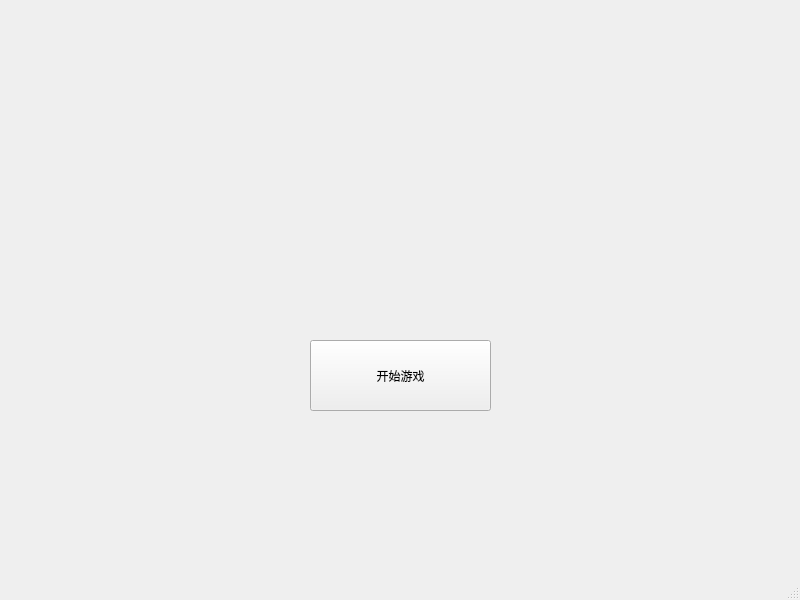
<?xml version="1.0" encoding="UTF-8"?>
<ui version="4.0">
 <class>MainWindow</class>
 <widget class="QMainWindow" name="MainWindow">
  <property name="geometry">
   <rect>
    <x>0</x>
    <y>0</y>
    <width>800</width>
    <height>600</height>
   </rect>
  </property>
  <property name="windowTitle">
   <string>MainWindow</string>
  </property>
  <widget class="QWidget" name="centralwidget">
   <widget class="QPushButton" name="pushButton">
    <property name="geometry">
     <rect>
      <x>310</x>
      <y>340</y>
      <width>181</width>
      <height>71</height>
     </rect>
    </property>
    <property name="text">
     <string>开始游戏</string>
    </property>
   </widget>
  </widget>
  <widget class="QMenuBar" name="menubar">
   <property name="geometry">
    <rect>
     <x>0</x>
     <y>0</y>
     <width>800</width>
     <height>26</height>
    </rect>
   </property>
  </widget>
  <widget class="QStatusBar" name="statusbar"/>
 </widget>
 <resources/>
 <connections/>
</ui>
